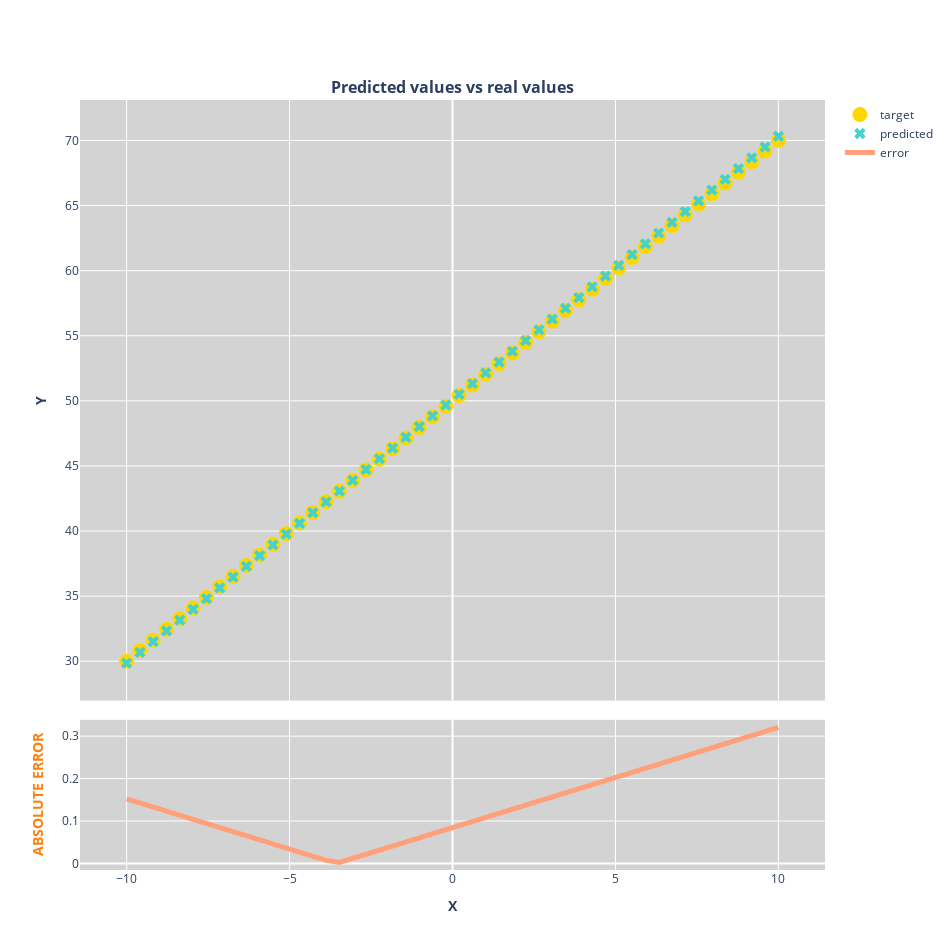

Source (notebook cell):
### Code cell
b = b_path[-1]
w = w_path[-1]

def reg_grad(x): return w*x + b

predicted_trace = go.Scatter(
    x=xx, y=reg_grad(xx),
    line=dict(width=5),
    name='predicted',
    mode='markers',
    marker_size=10,
    marker_color='mediumturquoise',
    marker_symbol='x'
)

target_trace = go.Scatter(
    x=xx, y=f(xx),
    name='target',
    mode='markers',
    marker_size=15,
    marker_color='gold'
)

error_trace = go.Scatter(
    x=xx, y=abs(f(xx)-reg_grad(xx)),
    name='error',
    mode='lines',
    line_width=5,
    line_color='lightsalmon'
)

fig = make_subplots(
    rows=2, cols=1,
    row_heights=[0.8, 0.2],
    subplot_titles=('<b>Predicted values vs real values</b>', ''),
    vertical_spacing=0.025, shared_xaxes=True
)
fig.add_trace(target_trace, row=1, col=1)
fig.add_trace(predicted_trace, row=1, col=1)
fig.add_trace(error_trace, row=2, col=1)

# Update xaxis properties
# fig.update_xaxes(title_text='<b>X</b>', row=1, col=1)
fig.update_xaxes(title_text='<b>X</b>', row=2, col=1)

# Update yaxis properties
fig.update_yaxes(title_text='<b>Y</b>', row=1, col=1)
fig.update_yaxes(title_text='<b>ABSOLUTE ERROR</b>', titlefont_color='#ff7f0e', row=2, col=1)

fig.update_layout(height=950, width=950, plot_bgcolor='lightgray')

fig.show()

### Figure 1 — Plotly figure (JSON) as saved in the notebook; plotly's stock layout.template omitted (floating-point values rounded to 4 significant figures)
{"data": [{"marker": {"color": "gold", "size": 15}, "mode": "markers", "name": "target", "type": "scatter", "x": [-10, -9.592, -9.184, -8.776, -8.367, -7.959, -7.551, -7.143, -6.735, -6.327, -5.918, -5.51, -5.102, -4.694, -4.286, -3.878, -3.469, -3.061, -2.653, -2.245, -1.837, -1.429, -1.02, -0.6122, -0.2041, 0.2041, 0.6122, 1.02, 1.429, 1.837, 2.245, 2.653, 3.061, 3.469, 3.878, 4.286, 4.694, 5.102, 5.51, 5.918, 6.327, 6.735, 7.143, 7.551, 7.959, 8.367, 8.776, 9.184, 9.592, 10], "xaxis": "x", "y": [30, 30.82, 31.63, 32.45, 33.27, 34.08, 34.9, 35.71, 36.53, 37.35, 38.16, 38.98, 39.8, 40.61, 41.43, 42.24, 43.06, 43.88, 44.69, 45.51, 46.33, 47.14, 47.96, 48.78, 49.59, 50.41, 51.22, 52.04, 52.86, 53.67, 54.49, 55.31, 56.12, 56.94, 57.76, 58.57, 59.39, 60.2, 61.02, 61.84, 62.65, 63.47, 64.29, 65.1, 65.92, 66.73, 67.55, 68.37, 69.18, 70], "yaxis": "y"}, {"line": {"width": 5}, "marker": {"color": "mediumturquoise", "size": 10, "symbol": "x"}, "mode": "markers", "name": "predicted", "type": "scatter", "x": [-10, -9.592, -9.184, -8.776, -8.367, -7.959, -7.551, -7.143, -6.735, -6.327, -5.918, -5.51, -5.102, -4.694, -4.286, -3.878, -3.469, -3.061, -2.653, -2.245, -1.837, -1.429, -1.02, -0.6122, -0.2041, 0.2041, 0.6122, 1.02, 1.429, 1.837, 2.245, 2.653, 3.061, 3.469, 3.878, 4.286, 4.694, 5.102, 5.51, 5.918, 6.327, 6.735, 7.143, 7.551, 7.959, 8.367, 8.776, 9.184, 9.592, 10], "xaxis": "x", "y": [29.85, 30.67, 31.5, 32.33, 33.15, 33.98, 34.8, 35.63, 36.46, 37.28, 38.11, 38.93, 39.76, 40.59, 41.41, 42.24, 43.06, 43.89, 44.72, 45.54, 46.37, 47.19, 48.02, 48.85, 49.67, 50.5, 51.32, 52.15, 52.98, 53.8, 54.63, 55.45, 56.28, 57.11, 57.93, 58.76, 59.58, 60.41, 61.24, 62.06, 62.89, 63.71, 64.54, 65.36, 66.19, 67.02, 67.84, 68.67, 69.49, 70.32], "yaxis": "y"}, {"line": {"color": "lightsalmon", "width": 5}, "mode": "lines", "name": "error", "type": "scatter", "x": [-10, -9.592, -9.184, -8.776, -8.367, -7.959, -7.551, -7.143, -6.735, -6.327, -5.918, -5.51, -5.102, -4.694, -4.286, -3.878, -3.469, -3.061, -2.653, -2.245, -1.837, -1.429, -1.02, -0.6122, -0.2041, 0.2041, 0.6122, 1.02, 1.429, 1.837, 2.245, 2.653, 3.061, 3.469, 3.878, 4.286, 4.694, 5.102, 5.51, 5.918, 6.327, 6.735, 7.143, 7.551, 7.959, 8.367, 8.776, 9.184, 9.592, 10], "xaxis": "x2", "y": [0.1521, 0.1425, 0.1328, 0.1232, 0.1135, 0.1039, 0.09422, 0.08457, 0.07491, 0.06526, 0.05561, 0.04596, 0.03631, 0.02666, 0.01701, 0.007355, 0.002297, 0.01195, 0.0216, 0.03125, 0.0409, 0.05055, 0.0602, 0.06986, 0.07951, 0.08916, 0.09881, 0.1085, 0.1181, 0.1278, 0.1374, 0.1471, 0.1567, 0.1664, 0.176, 0.1857, 0.1953, 0.205, 0.2146, 0.2243, 0.2339, 0.2436, 0.2532, 0.2629, 0.2725, 0.2822, 0.2918, 0.3015, 0.3111, 0.3208], "yaxis": "y2"}], "layout": {"annotations": [{"font": {"size": 16}, "showarrow": false, "text": "<b>Predicted values vs real values</b>", "x": 0.5, "xanchor": "center", "xref": "paper", "y": 1, "yanchor": "bottom", "yref": "paper"}], "height": 950, "plot_bgcolor": "lightgray", "width": 950, "xaxis": {"anchor": "y", "domain": [0, 1], "matches": "x2", "showticklabels": false}, "xaxis2": {"anchor": "y2", "domain": [0, 1], "title": {"text": "<b>X</b>"}}, "yaxis": {"anchor": "x", "domain": [0.22, 1], "title": {"text": "<b>Y</b>"}}, "yaxis2": {"anchor": "x2", "domain": [0, 0.195], "title": {"font": {"color": "#ff7f0e"}, "text": "<b>ABSOLUTE ERROR</b>"}}}}
